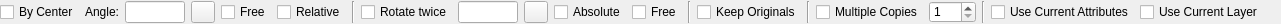
<?xml version="1.0" encoding="UTF-8"?>
<ui version="4.0">
 <class>LC_RotateOptionsWidget</class>
 <widget class="QWidget" name="LC_RotateOptionsWidget">
  <property name="geometry">
   <rect>
    <x>0</x>
    <y>0</y>
    <width>1281</width>
    <height>24</height>
   </rect>
  </property>
  <property name="sizePolicy">
   <sizepolicy hsizetype="Preferred" vsizetype="Preferred">
    <horstretch>0</horstretch>
    <verstretch>0</verstretch>
   </sizepolicy>
  </property>
  <property name="minimumSize">
   <size>
    <width>128</width>
    <height>22</height>
   </size>
  </property>
  <property name="maximumSize">
   <size>
    <width>16777215</width>
    <height>16777215</height>
   </size>
  </property>
  <property name="windowTitle">
   <string>Move Rotate Options</string>
  </property>
  <layout class="QGridLayout" name="gridLayout">
   <property name="leftMargin">
    <number>0</number>
   </property>
   <property name="topMargin">
    <number>1</number>
   </property>
   <property name="rightMargin">
    <number>0</number>
   </property>
   <property name="bottomMargin">
    <number>1</number>
   </property>
   <item row="0" column="20">
    <spacer name="horizontalSpacer">
     <property name="orientation">
      <enum>Qt::Orientation::Horizontal</enum>
     </property>
     <property name="sizeHint" stdset="0">
      <size>
       <width>0</width>
       <height>20</height>
      </size>
     </property>
    </spacer>
   </item>
   <item row="0" column="16">
    <widget class="QSpinBox" name="sbNumberOfCopies">
     <property name="toolTip">
      <string>Number of copies</string>
     </property>
     <property name="minimum">
      <number>1</number>
     </property>
     <property name="maximum">
      <number>100</number>
     </property>
    </widget>
   </item>
   <item row="0" column="6">
    <widget class="Line" name="line_2">
     <property name="frameShadow">
      <enum>QFrame::Shadow::Sunken</enum>
     </property>
     <property name="lineWidth">
      <number>1</number>
     </property>
     <property name="orientation">
      <enum>Qt::Orientation::Vertical</enum>
     </property>
    </widget>
   </item>
   <item row="0" column="18">
    <widget class="QCheckBox" name="cbCurrentAttr">
     <property name="toolTip">
      <string>If checked, current attributes will be applied to created entities, othewise original ones will be used. </string>
     </property>
     <property name="text">
      <string>Use Current Attributes</string>
     </property>
    </widget>
   </item>
   <item row="0" column="14">
    <widget class="Line" name="line_3">
     <property name="orientation">
      <enum>Qt::Orientation::Vertical</enum>
     </property>
    </widget>
   </item>
   <item row="0" column="2">
    <widget class="QLineEdit" name="leAngle">
     <property name="sizePolicy">
      <sizepolicy hsizetype="Preferred" vsizetype="Preferred">
       <horstretch>0</horstretch>
       <verstretch>0</verstretch>
      </sizepolicy>
     </property>
     <property name="maximumSize">
      <size>
       <width>60</width>
       <height>16777215</height>
      </size>
     </property>
     <property name="toolTip">
      <string>Angle to rotate entity around rotation center point</string>
     </property>
    </widget>
   </item>
   <item row="0" column="12">
    <widget class="Line" name="line">
     <property name="frameShadow">
      <enum>QFrame::Shadow::Sunken</enum>
     </property>
     <property name="lineWidth">
      <number>1</number>
     </property>
     <property name="midLineWidth">
      <number>0</number>
     </property>
     <property name="orientation">
      <enum>Qt::Orientation::Vertical</enum>
     </property>
    </widget>
   </item>
   <item row="0" column="3">
    <widget class="QToolButton" name="tbPickAngle">
     <property name="toolTip">
      <string>Pick rotation angle from drawing</string>
     </property>
     <property name="text">
      <string/>
     </property>
     <property name="icon">
      <iconset resource="../../../../res/icons/icons.qrc">
       <normaloff>:/icons/interactive_pick_angle.lci</normaloff>:/icons/interactive_pick_angle.lci</iconset>
     </property>
    </widget>
   </item>
   <item row="0" column="15">
    <widget class="QCheckBox" name="cbMultipleCopies">
     <property name="toolTip">
      <string>Multiple copies will be created if checked.</string>
     </property>
     <property name="text">
      <string>Multiple Copies</string>
     </property>
    </widget>
   </item>
   <item row="0" column="10">
    <widget class="QCheckBox" name="cbAbsoluteRefAngle">
     <property name="toolTip">
      <string>If absolute, reference point will be rotated but entity will be rotated by second angle only, otherwise angles will summ up</string>
     </property>
     <property name="text">
      <string>Absolute</string>
     </property>
    </widget>
   </item>
   <item row="0" column="9">
    <widget class="QToolButton" name="tbPickAngle2">
     <property name="toolTip">
      <string>Pick second rotation angle from drawing</string>
     </property>
     <property name="text">
      <string/>
     </property>
     <property name="icon">
      <iconset resource="../../../../res/icons/icons.qrc">
       <normaloff>:/icons/interactive_pick_angle.lci</normaloff>:/icons/interactive_pick_angle.lci</iconset>
     </property>
    </widget>
   </item>
   <item row="0" column="13">
    <widget class="QCheckBox" name="cbKeepOriginals">
     <property name="toolTip">
      <string>If checked, original entities will be survive, otherwise they will be removed.</string>
     </property>
     <property name="text">
      <string>Keep Originals</string>
     </property>
    </widget>
   </item>
   <item row="0" column="7">
    <widget class="QCheckBox" name="cbTwoRotations">
     <property name="toolTip">
      <string>If checked, second rotation is around reference point</string>
     </property>
     <property name="text">
      <string>Rotate twice</string>
     </property>
    </widget>
   </item>
   <item row="0" column="19">
    <widget class="QCheckBox" name="cbCurrentLayer">
     <property name="toolTip">
      <string>If checked, new enties will be placed on current layer, otherwise they will be in original layers.</string>
     </property>
     <property name="text">
      <string>Use Current Layer</string>
     </property>
    </widget>
   </item>
   <item row="0" column="11">
    <widget class="QCheckBox" name="cbFreeRefAngle">
     <property name="toolTip">
      <string>Free selection of factor should be performed by mouse if checked.</string>
     </property>
     <property name="text">
      <string>Free</string>
     </property>
    </widget>
   </item>
   <item row="0" column="17">
    <widget class="Line" name="line_4">
     <property name="orientation">
      <enum>Qt::Orientation::Vertical</enum>
     </property>
    </widget>
   </item>
   <item row="0" column="1">
    <widget class="QLabel" name="label">
     <property name="toolTip">
      <string>Rotation angle</string>
     </property>
     <property name="text">
      <string>Angle:</string>
     </property>
    </widget>
   </item>
   <item row="0" column="4">
    <widget class="QCheckBox" name="cbFreeAngle">
     <property name="toolTip">
      <string>Specifies whether angle is defined by entered value or by mouse position</string>
     </property>
     <property name="text">
      <string>Free</string>
     </property>
    </widget>
   </item>
   <item row="0" column="8">
    <widget class="QLineEdit" name="leAngle2">
     <property name="maximumSize">
      <size>
       <width>60</width>
       <height>16777215</height>
      </size>
     </property>
     <property name="toolTip">
      <string>Angle for additional rotation around refrence point</string>
     </property>
    </widget>
   </item>
   <item row="0" column="5">
    <widget class="QCheckBox" name="cbRelativeAngle">
     <property name="toolTip">
      <string>If selected, rotation angle is defined as relative angle to reference point, instead of absolute angle.</string>
     </property>
     <property name="text">
      <string>Relative</string>
     </property>
    </widget>
   </item>
   <item row="0" column="0">
    <widget class="QCheckBox" name="cbCenterPointFirst">
     <property name="toolTip">
      <string>If selected, first it is necessary to specify center point. Otherwise - reference point. </string>
     </property>
     <property name="text">
      <string>By Center</string>
     </property>
    </widget>
   </item>
  </layout>
 </widget>
 <tabstops>
  <tabstop>leAngle</tabstop>
  <tabstop>cbFreeAngle</tabstop>
  <tabstop>cbTwoRotations</tabstop>
  <tabstop>leAngle2</tabstop>
  <tabstop>cbFreeRefAngle</tabstop>
  <tabstop>cbKeepOriginals</tabstop>
  <tabstop>cbMultipleCopies</tabstop>
  <tabstop>sbNumberOfCopies</tabstop>
  <tabstop>cbCurrentAttr</tabstop>
  <tabstop>cbCurrentLayer</tabstop>
 </tabstops>
 <resources>
  <include location="../../../../res/icons/icons.qrc"/>
 </resources>
 <connections/>
</ui>
